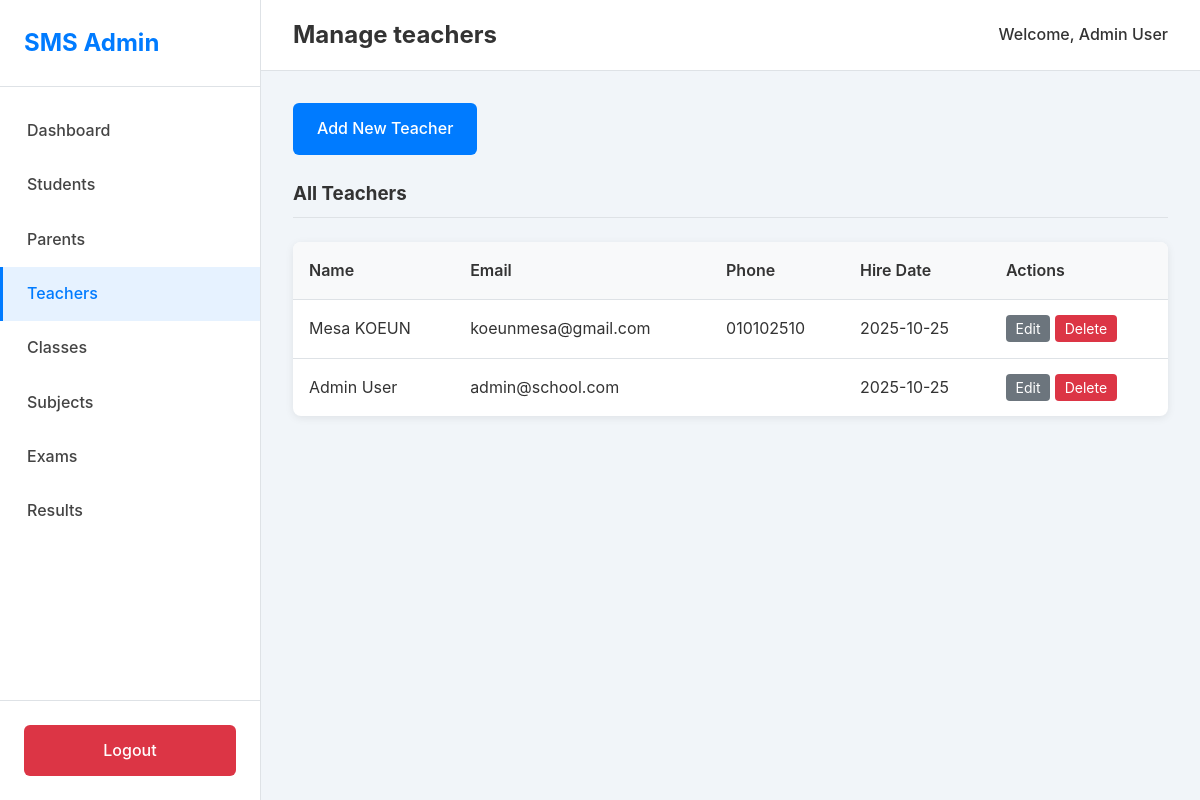
Page /index.php?page=manage_teachers (signed in) on the committed database.
### tables this page shows
CREATE TABLE `teachers` (
  `teacher_id` int(11) NOT NULL,
  `first_name` varchar(100) NOT NULL,
  `last_name` varchar(100) NOT NULL,
  `email` varchar(150) NOT NULL,
  `password` varchar(255) NOT NULL,
  `phone_number` varchar(20) DEFAULT NULL,
  `hire_date` date DEFAULT NULL
);

### src/pages/manage_teachers.php (the view, shortened to what this page needs)
<?php
$action = $_GET['action'] ?? 'list';
if ($action == 'list') {
    $stmt = $pdo->query("SELECT * FROM Teachers ORDER BY last_name, first_name");
    $teachers = $stmt->fetchAll();
}
?>
<div class="content-body">
    <?php if ($action == 'add'): ?>
        <h3>Add New Teacher</h3>
        <form method="POST" action="index.php?page=manage_teachers&action=add" class="data-form">
            <div class="form-group"><label>First Name</label><input type="text" name="first_name" required></div>
            <div class="form-group"><label>Last Name</label><input type="text" name="last_name" required></div>
            <div class="form-group"><label>Email</label><input type="email" name="email" required></div>
            <div class="form-group"><label>Password</label><input type="password" name="password" required></div>
            <div class="form-group"><label>Phone Number</label><input type="text" name="phone_number"></div>
            <div class="form-group"><label>Hire Date</label><input type="date" name="hire_date" required></div>
            <div class="form-actions">
                <button type="submit" class="btn">Save Teacher</button>
                <a href="index.php?page=manage_teachers" class="btn btn-secondary">Cancel</a>
            </div>
        </form>
    <?php else: ?>
        <div class="page-actions"><a href="index.php?page=manage_teachers&action=add" class="btn">Add New Teacher</a></div>
        <h3>All Teachers</h3>
        <table class="data-table">
            <thead><tr><th>Name</th><th>Email</th><th>Phone</th><th>Hire Date</th><th>Actions</th></tr></thead>
            <tbody>
                <?php foreach ($teachers as $teacher): ?>
                <tr>
                    <td><?php echo htmlspecialchars($teacher['first_name'] . ' ' . $teacher['last_name']); ?></td>
                    <td><?php echo htmlspecialchars($teacher['email']); ?></td>
                    <td><?php echo htmlspecialchars($teacher['phone_number']); ?></td>
                    <td><?php echo htmlspecialchars($teacher['hire_date']); ?></td>
                    <td><a href="#" class="btn-sm">Edit</a><a href="#" class="btn-sm btn-danger">Delete</a></td>
                </tr>
                <?php endforeach; ?>
            </tbody>
        </table>
    <?php endif; ?>
</div>

### public/css/style.css (style rules this page uses)
:root { --primary-color: #007bff; --secondary-color: #6c757d; --danger-color: #dc3545; --light-color: #f8f9fa; --dark-color: #343a40; --bg-color: #f1f5f9; --sidebar-bg: #ffffff; --text-color: #333; --border-color: #dee2e6; --shadow: 0 2px 8px rgba(0,0,0,0.08); }
body { font-family: -apple-system, BlinkMacSystemFont, "Segoe UI", Roboto, "Helvetica Neue", Arial, sans-serif; margin: 0; background-color: var(--bg-color); color: var(--text-color); font-size: 16px; line-height: 1.6; }
.content-body { padding: 2rem; flex-grow: 1; }
.content-body h3 { margin-top: 0; margin-bottom: 1.5rem; border-bottom: 1px solid var(--border-color); padding-bottom: 0.5rem; }
.btn, button.btn { display: inline-block; padding: 0.8rem 1.5rem; background: var(--primary-color); color: #fff; border: none; border-radius: 6px; text-decoration: none; font-size: 1rem; font-weight: 500; cursor: pointer; text-align: center; width: 100%; box-sizing: border-box; }
.btn-sm { padding: 0.3rem 0.6rem; font-size: 0.875rem; border-radius: 4px; text-decoration: none; background: var(--secondary-color); color: #fff; margin-right: 5px; }
.btn-sm.btn-danger { background: var(--danger-color); }
.page-actions { margin-bottom: 1.5rem; }
.page-actions .btn { width: auto; }
.data-table { width: 100%; border-collapse: collapse; background: #fff; box-shadow: var(--shadow); border-radius: 8px; overflow: hidden; }
.data-table th, .data-table td { padding: 1rem; border-bottom: 1px solid var(--border-color); text-align: left; }
.data-table th { background: var(--light-color); font-weight: 600; }
.data-table tr:last-child td { border-bottom: none; }

### rows in the picture
teachers: first_name+last_name "Mesa KOEUN", email "koeunmesa@gmail.com", phone_number "010102510", hire_date "2025-10-25"
teachers: first_name+last_name "Admin User", email "admin@school.com", hire_date "2025-10-25"

### other values in the picture
str_replace('_', ' ', $current_page) "Manage teachers"
$_SESSION['teacher_name'] "Admin User"
